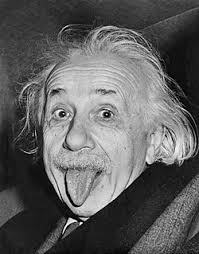
#> input picture Einstein.jpg, 199 x 254 px
$ python AffineTransform.py
#> lines starting #> are read from the running program, lines starting #| are printed output that depends on the picture
# [146 lines of commented-out code are left out]
import numpy as np
import matplotlib.pyplot as plt
from matplotlib.patches import Ellipse

# Load Image
obj = plt.imread("Einstein.jpg")  # Put object into numpy array
#> obj is the input picture: shape (254, 199, 3); min 0, max 255, mean 95
H, W = obj.shape[:2]  # Get height and width (in pixels) of object image
#> H = 254; W = 199

# Constants
f = 500.0  # Focal length of thin lens

# Bounds for the object (prevent division by zero at x = f)
X_MIN = f / 2
X_MAX = 3*f
Y_MIN = -f
Y_MAX = f

# Initialise Variables
obj_x = f  # Initial object x position
obj_y = H/2  # Initial object y position
#> obj_y = 127
dragging = False

# Subprograms
def map_pixel(x_obj, y_obj):
    """
    Map an input pixel at (x_obj, y_obj) through an ideal thin lens of focal length f,
    returning (x_img, y_img).
    """
    x_img = -f * x_obj / (x_obj - f)
    y_img = (y_obj / x_obj) * x_img
    return x_img, y_img

# Interactive redraw

def redraw():
    """
    Clear and re‑draw the object, its warped image, the lens, and rays.
    """
    ax_67.clear()
    ax_67.set_xlim(-3*f, 3*f)
    ax_67.set_ylim(-1.5*f, 1.5*f)
    ax_67.set_aspect('equal')

    ax_67.set_title(f"Image of object in converging lens")
    ax_67.set_xlabel("x")
    ax_67.set_ylabel("y")
    ax_67.grid(True, which='both', linestyle='--', linewidth=0.5, color='gray', alpha=0.7)

    # Draw principal axis
    ax_67.axvline(0, linestyle='--', color='gray')
    ax_67.axhline(0, linestyle='--', color='gray')

    # Draw lens as an ellipse at x=0
    aperture = 400        # vertical span of the lens
    thickness = 0.2 * f   # horizontal thickness (for visual only)
    lens = Ellipse((0, 0), width=thickness, height=aperture,
                   edgecolor='blue', facecolor='none', linewidth=2)
    ax_67.add_patch(lens)

    # Plot both focal points
    ax_67.plot(f,  0, marker='x', color='black', markersize=8, linestyle='None', label='Foci')
    ax_67.plot(-f, 0, marker='x', color='black', markersize=8, linestyle='None')

    # Compute object image extent (scaled)
    scale = 0.5
    scaled_W = W * scale
#> scaled_W = 99.5
    scaled_H = H * scale
#> scaled_H = 127
    obj_extent = [
        obj_x - scaled_W/2,  # x min
        obj_x + scaled_W/2,  # x max
        obj_y - scaled_H,    # y min
        obj_y               # y max
    ]
#> obj_extent = [450.2, 549.8, 0, 127]

    # Display Object image
    ax_67.imshow(obj, origin='upper', extent=obj_extent, zorder=1)

    # Compute warped image scatter
    x_vals = np.linspace(obj_extent[0], obj_extent[1], W)
#> x_vals = 199 values from 450.2 to 549.8
    y_vals = np.linspace(obj_extent[2], obj_extent[3], H)
#> y_vals = 254 values from 0 to 127
    x_obj_grid, y_obj_grid = np.meshgrid(x_vals, y_vals)

    x_img_grid, y_img_grid = map_pixel(x_obj_grid, y_obj_grid)
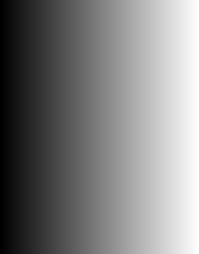
#> x_obj_grid: shape (254, 199) float64; min 450.2, max 549.8, mean 500; drawn with min black and max white

    x_flat = x_img_grid.ravel()
    y_flat = y_img_grid.ravel()
    colours = obj.reshape(-1, 3).astype(np.float32) / 255.0

    # Scatter image pixels
    s = (4)**2  # marker size
    ax_67.scatter(
        x_flat, y_flat,
        c=colours,
        marker='s',
        s=s,
        edgecolors='none',
        zorder=2
    )

    if np.isclose(obj_x, f, atol=1e-6):
        proj_x, proj_y = np.nan, np.nan
    else:
        proj_x = -f * obj_x / (obj_x - f)
        proj_y = (obj_y / obj_x) * proj_x

    # Rays ----------------------------------------------------------------------------------------------------
    # Ray 1: horizontal from obj to lens, then refract through focal point on left
    # segment 1
    ax_67.plot([obj_x, 0], [obj_y, obj_y], color='blue')
    # segment 2
    dx1, dy1 = -f - 0, 0 - obj_y
    norm1 = np.hypot(dx1, dy1)
    x_end1 = 0 + dx1/norm1 * 10000
    y_end1 = obj_y + dy1/norm1 * 10000
    ax_67.plot([0, x_end1], [obj_y, y_end1], color='blue')

    # Ray 2: through centre of lens
    ax_67.plot([obj_x, 0], [obj_y, proj_y], color='red')
    dx2, dy2 = proj_y - obj_y, 0 - proj_y  # direction roughly horizontal
    norm2 = np.hypot(-10 - 0, 0)
    x_end2 = 0 + (-10 - 0)/np.hypot(-10,0) * 10000
    ax_67.plot([0, x_end2], [proj_y, proj_y], color='red')

    # Ray 3: to centre of ens
    dx3, dy3 = 0 - obj_x, 0 - obj_y
    norm3 = np.hypot(dx3, dy3)
    x_end3 = obj_x + dx3/norm3 * 10000
    y_end3 = obj_y + dy3/norm3 * 10000
    ax_67.plot([obj_x, x_end3], [obj_y, y_end3], color='green')

    # Dashed rays for virtual image when 0 < x < f
    if 0 < obj_x < f:
        ax_67.plot([0, proj_x], [obj_y, proj_y], '--', color='blue')
        ax_67.plot([0, proj_x], [proj_y, proj_y], '--', color='red')
        ax_67.plot([obj_x, proj_x], [obj_y, proj_y], '--', color='green')

    fig_67.canvas.draw_idle()

# Mouse event handlers
def on_press(event):
    """Start dragging if object image clicked"""
    global dragging
    if event.inaxes != ax_67 or event.button != 1:
        return
    # Check if click inside object image extent
    if (obj_x - W*0.5*0.5 <= event.xdata <= obj_x + W*0.5*0.5 and
        obj_y - H*0.5      <= event.ydata <= obj_y):
        dragging = True


def on_motion(event):
    """Update object position while dragging"""
    global obj_x, obj_y
    if not dragging or event.inaxes != ax_67:
        return
    obj_x = np.clip(event.xdata, X_MIN, X_MAX)
    obj_y = np.clip(event.ydata, Y_MIN, Y_MAX)
    redraw()


def on_release(event):
    """Stop dragging"""
    global dragging
    if event.button != 1:
        return
    dragging = False
    redraw()

# Run simulation
fig_67, ax_67 = plt.subplots()
redraw()
fig_67.canvas.mpl_connect('button_press_event', on_press)
fig_67.canvas.mpl_connect('motion_notify_event', on_motion)
fig_67.canvas.mpl_connect('button_release_event', on_release)
plt.show()
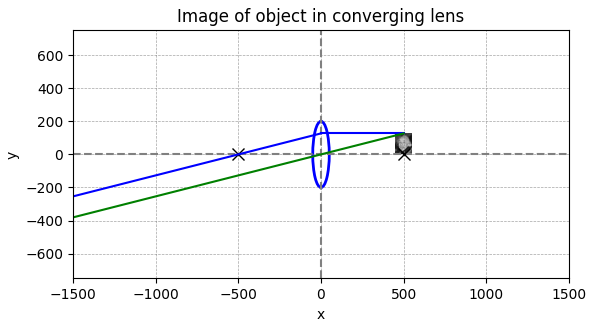
#> figure drawn by matplotlib, 1 panel
